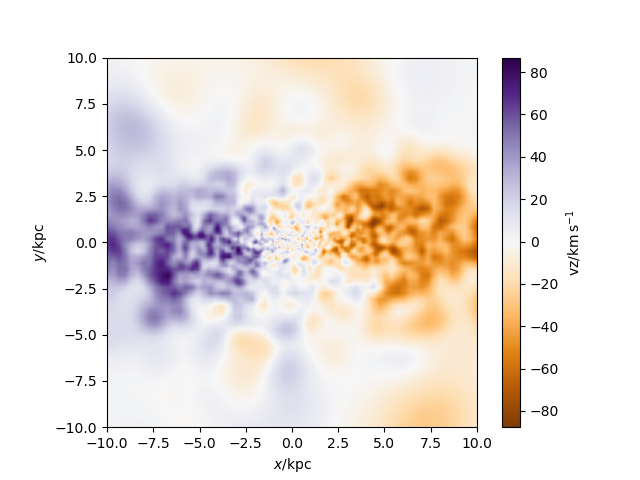

The Python source for this figure:
#galaxy 370 GG Stellar velocity code
import pynbody
import numpy as np
import pynbody.plot.sph as sph
import matplotlib.pyplot as plt

#loading snapshot
s=pynbody.load('/mnt/data0/jillian/gguaman/r372/cosmo25p.768sg1bwK1BHe75.007779')
#s=pynbody.load('/mnt/data0/jillian/gguaman/r372/r372.007779.tipsy')

#setting to physical units
s.physical_units()

#centering halo
#pynbody.analysis.angmom.faceon(s)
pynbody.analysis.angmom.sideon(s)

#creating star velocity plot
sph.image(s.s,qty="vz",width='20 kpc',cmap="PuOr", log=False, units='km s**-1')

#function to find BH
def findBH(s):
    BHfilter=pynbody.filt.LowPass('tform',0.0)
    BH=s.stars[BHfilter]
    return BH
BH=findBH(s)
print("The number of black holes is:",len(BH))

#plt.show()
plt.savefig("galaxy372_StelVelGG.png")
